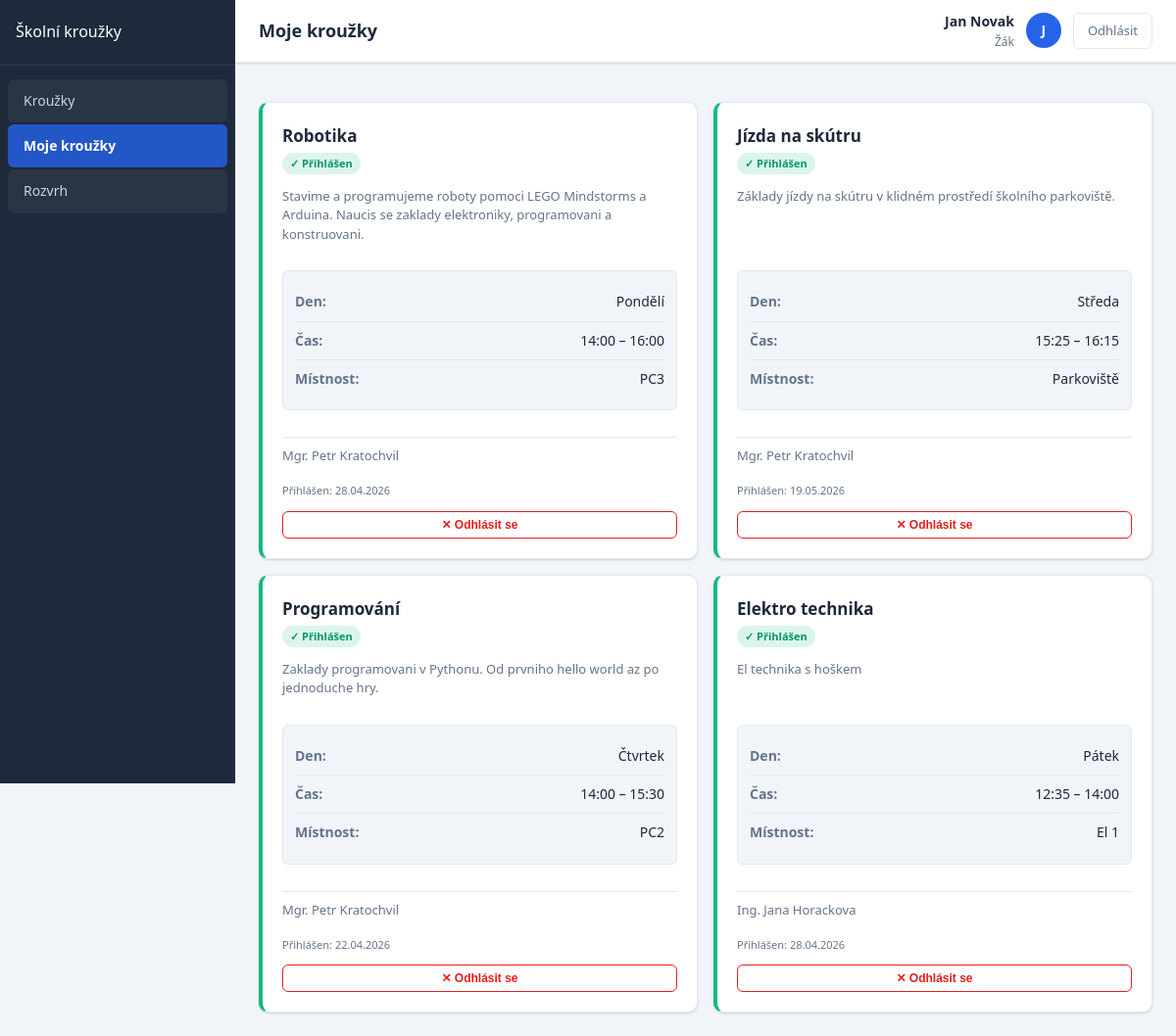
The app's page /zak/moje_krouzky.php (signed in) with its own data.
### tables this page shows
CREATE TABLE `prihlaseni` (
  `id` int(11) NOT NULL,
  `zak_id` int(11) NOT NULL,
  `krouzek_id` int(11) NOT NULL,
  `datum_prihlaseni` timestamp NULL DEFAULT current_timestamp()
);

CREATE TABLE `krouzky` (
  `id` int(11) NOT NULL,
  `nazev` varchar(100) NOT NULL,
  `popis` text DEFAULT NULL,
  `ucitel_id` int(11) DEFAULT NULL,
  `max_kapacita` int(11) NOT NULL DEFAULT 20,
  `den_tydne` enum('Pondělí','Úterý','Středa','Čtvrtek','Pátek') NOT NULL,
  `cas_od` time NOT NULL,
  `cas_do` time NOT NULL,
  `mistnost` varchar(20) NOT NULL,
  `aktivni` tinyint(1) DEFAULT 1
);

CREATE TABLE `uzivatele` (
  `id` int(11) NOT NULL,
  `uzivatelske_jmeno` varchar(50) NOT NULL,
  `heslo` varchar(255) NOT NULL,
  `cele_jmeno` varchar(100) NOT NULL,
  `email` varchar(100) DEFAULT NULL,
  `role` enum('zak','ucitel','admin') NOT NULL DEFAULT 'zak',
  `trida` varchar(10) DEFAULT NULL,
  `tema` varchar(10) DEFAULT 'svetly',
  `jazyk` varchar(10) DEFAULT 'cs',
  `vytvoren` timestamp NULL DEFAULT current_timestamp()
);

### config.php (called while the page is built, shortened)
<?php
function ocisti($text) {
    return htmlspecialchars(strip_tags(trim($text)));
}
?>

### zak/moje_krouzky.php (the view, shortened to what this page needs)
<?php
require_once '../config.php';
$db = pripojDB();
$zak_id = $_SESSION['uzivatel_id'];
$sql = "SELECT k.*, u.cele_jmeno AS ucitel_jmeno, p.datum_prihlaseni
        FROM prihlaseni p
        JOIN krouzky k ON p.krouzek_id = k.id
        LEFT JOIN uzivatele u ON k.ucitel_id = u.id
        WHERE p.zak_id = ? AND k.aktivni = 1
        ORDER BY k.den_tydne, k.cas_od";
$stmt = mysqli_prepare($db, $sql);
mysqli_stmt_bind_param($stmt, 'i', $zak_id);
mysqli_stmt_execute($stmt);
$moje = mysqli_fetch_all(mysqli_stmt_get_result($stmt), MYSQLI_ASSOC);
?>
<?php include 'hlavicka.php'; ?>
<?php if (empty($moje)): ?>
    <div class="prazdny-stav">
        <div class="ikona"></div>
        <h3>Zatím žádné kroužky</h3>
        <p>Ještě nejsi přihlášen do žádného kroužku.</p>
        <a href="krouzky.php" class="btn btn-primarni" style="margin-top:16px; display:inline-flex;">
            Prohlédnout nabídku kroužků
        </a>
    </div>
<?php else: ?>
    <div class="mrizka-krouzku">
        <?php foreach ($moje as $k): ?>
            <div class="karta-krouzku prihlaseny">
                <div>
                    <div class="krouzek-nazev"><?= ocisti($k['nazev']) ?></div>
                    <span class="badge badge-uspech" style="margin-top:4px;">✓ Přihlášen</span>
                </div>
                <p class="krouzek-popis"><?= ocisti($k['popis']) ?></p>
                <div class="krouzek-info">
                    <div class="info-radek">
                        <span class="info-label">Den:</span>
                        <span class="info-hodnota"><?= ocisti($k['den_tydne']) ?></span>
                    </div>
                    <div class="info-radek">
                        <span class="info-label">Čas:</span>
                        <span class="info-hodnota"><?= substr($k['cas_od'], 0, 5) ?> – <?= substr($k['cas_do'], 0, 5) ?></span>
                    </div>
                    <div class="info-radek">
                        <span class="info-label">Místnost:</span>
                        <span class="info-hodnota"><?= ocisti($k['mistnost']) ?></span>
                    </div>
                </div>
                <div class="krouzek-ucitel">
                    <?= ocisti($k['ucitel_jmeno'] ?? 'Neurčeno') ?>
                </div>
                <div style="font-size:11px; color:var(--text-sekundarni); margin-top:4px;">
                    Přihlášen: <?= date('d.m.Y', strtotime($k['datum_prihlaseni'])) ?>
                </div>
                <form method="POST" action="krouzky.php">
                    <button type="submit" class="btn btn-nebezpeci btn-cely btn-maly"
                        onclick="return confirm('Opravdu se chceš odhlásit z kroužku <?= addslashes(ocisti($k['nazev'])) ?>?')">
                        ✕ Odhlásit se
                    </button>
                </form>
            </div>
        <?php endforeach; ?>
    </div>
<?php endif; ?>
<?php include 'paticka.php'; ?>

### css/style.css (style rules this page uses)
* { margin: 0; padding: 0; box-sizing: border-box; }
:root { --barva-primarni: #2563eb; --barva-primarni-tmava: #1d4ed8; --barva-primarni-svetla: #dbeafe; --barva-akcent: #f59e0b; --barva-uspech: #10b981; --barva-chyba: #e61d1d; --barva-varovani: #f59e0b; --pozadi: #f1f5f9; --pozadi-karta: #ffffff; --pozadi-sidebar: #1e293b; --pozadi-sidebar-polozka: rgba(255, 255, 255, 0.05); --pozadi-sidebar-aktivni: rgba(37, 99, 235, 0.8); --text-hlavni: #1e293b; --text-sekundarni: #64748b; --text-sidebar: #cbd5e1; --text-sidebar-aktivni: #ffffff; --okraj: #e2e8f0; --okraj-focus: #2563eb; --stin: 0 1px 3px rgba(0, 0, 0, 0.1), 0 1px 2px rgba(0, 0, 0, 0.06); --stin-vetsi: 0 4px 6px rgba(0, 0, 0, 0.07), 0 2px 4px rgba(0, 0, 0, 0.06); --stin-velky: 0 10px 15px rgba(0, 0, 0, 0.1), 0 4px 6px rgba(0, 0, 0, 0.05); --zaobleni: 10px; --zaobleni-male: 6px; --font: 'Segoe UI', Tahoma, Geneva, Verdana, sans-serif; --sidebar-sirka: 240px; --header-vyska: 64px; }
body { font-family: var(--font); background: var(--pozadi); color: var(--text-hlavni); line-height: 1.6; transition: background 0.3s, color 0.3s; }
.mrizka-krouzku { display: grid; grid-template-columns: repeat(auto-fill, minmax(300px, 1fr)); gap: 16px; margin-top: 16px; }
.karta-krouzku { background: var(--pozadi-karta); border-radius: var(--zaobleni); border: 1px solid var(--okraj); box-shadow: var(--stin); padding: 20px; display: flex; flex-direction: column; gap: 12px; transition: all 0.2s; }
.karta-krouzku.prihlaseny { border-left: 4px solid var(--barva-uspech); }
.krouzek-nazev { font-size: 17px; font-weight: 700; color: var(--text-hlavni); }
.krouzek-popis { font-size: 13px; color: var(--text-sekundarni); line-height: 1.5; flex: 1; }
.krouzek-info { margin: 15px 0; padding: 12px; background: var(--pozadi); border: 1px solid var(--okraj); border-radius: var(--zaobleni-male); display: flex; flex-direction: column; }
.info-radek { display: flex; justify-content: space-between; align-items: center; padding: 8px 0; border-bottom: 1px solid var(--okraj); font-size: 14px; }
.info-radek:last-child { border-bottom: none; }
.info-label { font-weight: 600; color: var(--text-sekundarni); }
.info-hodnota { color: var(--text-hlavni); font-weight: 500; }
.krouzek-ucitel { font-size: 13px; color: var(--text-sekundarni); display: flex; align-items: center; gap: 6px; padding-top: 8px; border-top: 1px solid var(--okraj); }
.badge { display: inline-flex; align-items: center; padding: 2px 8px; border-radius: 99px; font-size: 11px; font-weight: 600; }
.badge-uspech { background: rgba(16, 185, 129, 0.15); color: #059669; }
.btn { display: inline-flex; align-items: center; justify-content: center; gap: 6px; padding: 9px 18px; border-radius: var(--zaobleni-male); font-size: 13px; font-weight: 600; cursor: pointer; border: none; text-decoration: none; transition: all 0.2s; }
.btn-nebezpeci { background: transparent; color: var(--barva-chyba); border: 1.5px solid var(--barva-chyba); }
.btn-maly { padding: 6px 12px; font-size: 12px; }
.btn-cely { width: 100%; }

### records on screen
prihlaseni: krouzky.nazev "Robotika", krouzky.popis "Stavime a programujeme roboty pomoci LEGO Mindstorms a Arduina. Naucis se zaklady elektroniky, programovani a konstruovani.", krouzky.den_tydne "Pondělí", krouzky.cas_od "14:00", krouzky.cas_do "16:00", krouzky.mistnost "PC3", uzivatele.cele_jmeno "Mgr. Petr Kratochvil", datum_prihlaseni "28.04.2026"
prihlaseni: krouzky.nazev "Jízda na skútru", krouzky.popis "Základy jízdy na skútru v klidném prostředí školního parkoviště.", krouzky.den_tydne "Středa", krouzky.cas_od "15:25", krouzky.cas_do "16:15", krouzky.mistnost "Parkoviště", uzivatele.cele_jmeno "Mgr. Petr Kratochvil", datum_prihlaseni "19.05.2026"
prihlaseni: krouzky.nazev "Programování", krouzky.popis "Zaklady programovani v Pythonu. Od prvniho hello world az po jednoduche hry.", krouzky.den_tydne "Čtvrtek", krouzky.cas_od "14:00", krouzky.cas_do "15:30", krouzky.mistnost "PC2", uzivatele.cele_jmeno "Mgr. Petr Kratochvil", datum_prihlaseni "22.04.2026"
prihlaseni: krouzky.nazev "Elektro technika", krouzky.popis "El technika s hoškem", krouzky.den_tydne "Pátek", krouzky.cas_od "12:35", krouzky.cas_do "14:00", krouzky.mistnost "El 1", uzivatele.cele_jmeno "Ing. Jana Horackova", datum_prihlaseni "28.04.2026"

### other values on screen
$nazev_stranky "Moje kroužky"
ocisti($_SESSION['cele_jmeno']) "Jan Novak"
substr($_SESSION['cele_jmeno'], 0, 1) "J"
